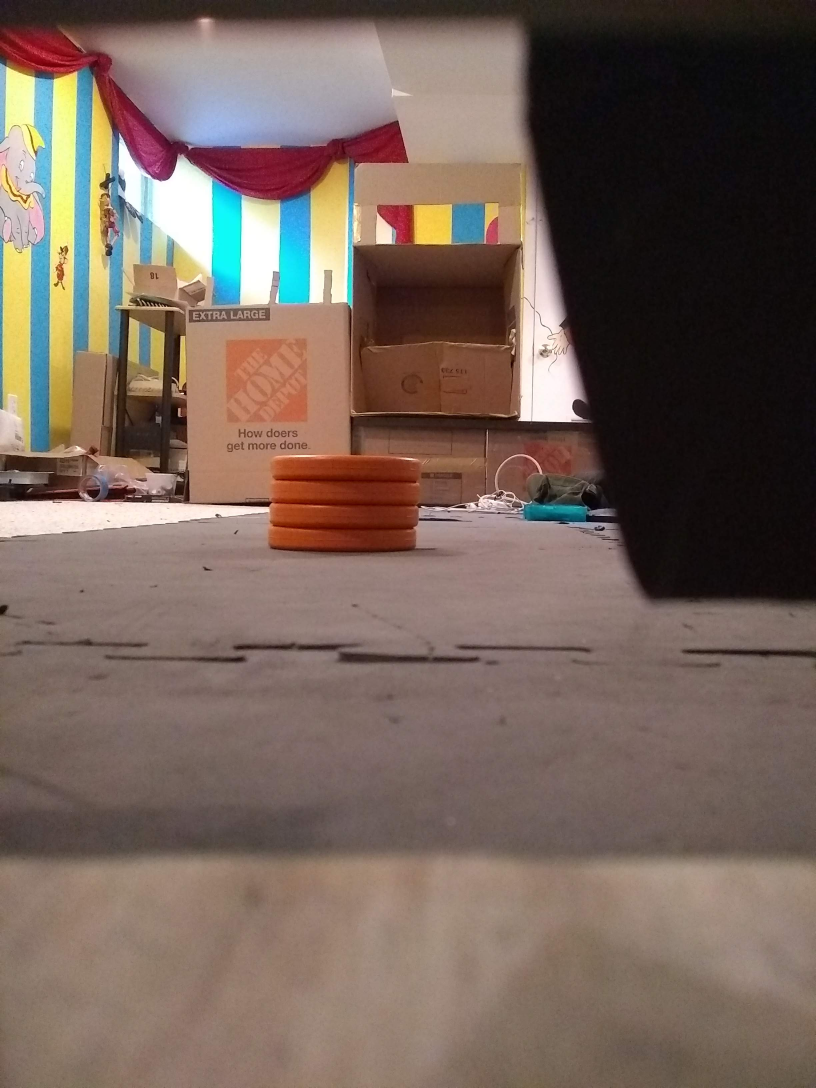
#> input picture TeamCode/src/main/java/org/firstinspires/ftc/teamcode/java/vision/ring_pic.jpg, 2448 x 3264 px (shown at 1/3 size)
$ python camVisTest.py
#> lines starting #> are read from the running program, lines starting #| are printed output that depends on the picture; after the words box and inside, x2 and y2 are one past the last pixel; in counts of white or black regions, pixels touching at a corner belong together

# %%

import matplotlib.pyplot as plt
import cv2 as cv
import numpy as np
import imutils as im


def empty(a): pass


CAMERA_WIDTH = 320
HEIGHT_FACTOR = 0.7

cv.namedWindow('Color Window')
cv.resizeWindow('Color Window', 240, 320)
cv.createTrackbar('R Min', 'Color Window', 0, 255, empty)
cv.createTrackbar('R Max', 'Color Window', 209, 255, empty)
cv.createTrackbar('G Min', 'Color Window', 160, 255, empty)
cv.createTrackbar('G Max', 'Color Window', 255, 255, empty)
cv.createTrackbar('B Min', 'Color Window', 0, 255, empty)
cv.createTrackbar('B Max', 'Color Window', 126, 255, empty)

img_original = cv.imread('ring_pic.jpg', 1)
#> img_original is the input picture: shape (3264, 2448, 3); mean B, G, R 90.5, 100, 117.8
yCrCb = cv.cvtColor(img_original, cv.COLOR_BGR2YCR_CB)
#> yCrCb: shape (3264, 2448, 3); mean of channels 0, 1, 2 104.2, 137.7, 120.3
img_scale = cv.resize(yCrCb, (240, 320))
#> img_scale: shape (320, 240, 3); mean of channels 0, 1, 2 104.1, 137.7, 120.3
img_scale_orig = cv.resize(img_original, (240, 320))
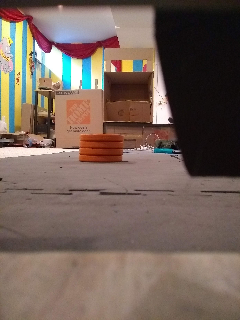
#> img_scale_orig: shape (320, 240, 3); mean B, G, R 90.4, 99.9, 117.7

while True:
    r_min = cv.getTrackbarPos('R Min', 'Color Window')
    r_max = cv.getTrackbarPos('R Max', 'Color Window')
    g_min = cv.getTrackbarPos('G Min', 'Color Window')
    g_max = cv.getTrackbarPos('G Max', 'Color Window')
    b_min = cv.getTrackbarPos('B Min', 'Color Window')
    b_max = cv.getTrackbarPos('B Max', 'Color Window')

    lower_range = np.array([r_min, g_min, b_min])
    upper_range = np.array([r_max, g_max, b_max])
    # lower_range = np.array([0, 178, 0])
    # upper_range = np.array([209, 255, 111])

    thresh = cv.inRange(img_scale, lower_range, upper_range)
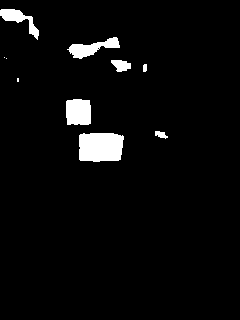
#> thresh: shape (320, 240); 3.9% white; 10 white regions (3 under 20 px), largest, box (x1, y1, x2, y2) and area: (79, 133, 124, 162) 1194, (66, 99, 91, 125) 614, (67, 37, 120, 59) 509
    thresh = cv.GaussianBlur(thresh, (5, 15), 0)
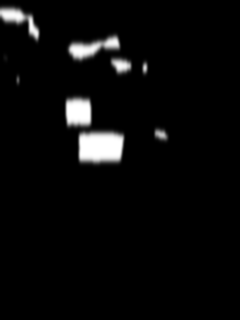
#> thresh: shape (320, 240); min 0, max 255, mean 10
    bitwise = cv.bitwise_and(img_scale_orig, img_scale_orig, mask=thresh)
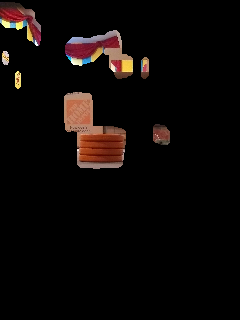
#> bitwise: shape (320, 240, 3); mean B, G, R 6.6, 8, 12.6

    cv.imshow('Original Image', img_scale_orig)
    cv.imshow('Thresholded', thresh)
    cv.imshow('Bitwise', bitwise)
    k = cv.waitKey(1) & 0xFF
#> (key Esc is pressed here)
    if k == ord('m'):
        mode = not mode
    elif k == 27:
        break
cv.destroyAllWindows()
# %%
